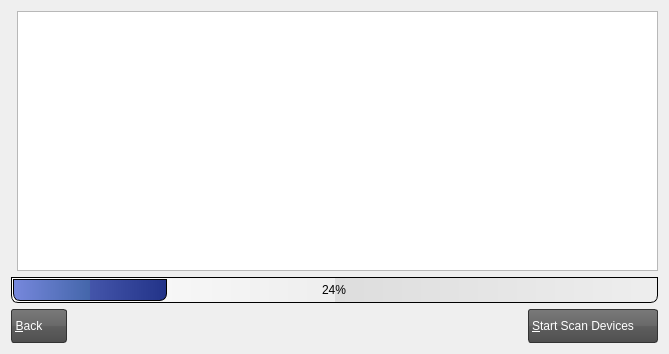
<?xml version="1.0" encoding="UTF-8"?>
<ui version="4.0">
 <author>Ederson Moura &lt;ederson.moura@resource.com.br&gt;</author>
 <class>SearchDevices</class>
 <widget class="QWidget" name="SearchDevices">
  <property name="geometry">
   <rect>
    <x>0</x>
    <y>0</y>
    <width>669</width>
    <height>354</height>
   </rect>
  </property>
  <property name="windowTitle">
   <string>Search Devices</string>
  </property>
  <property name="windowIcon">
   <iconset resource="../images.qrc">
    <normaloff>:/res/images/app-icon.png</normaloff>:/res/images/app-icon.png</iconset>
  </property>
  <property name="styleSheet">
   <string notr="true">QLineEdit {
    border: 2px solid #333333;
    border-radius: 3px;
    padding: 1px 23px 1px 3px;
}

QPushButton:hover, QToolButton:hover {
    background: qlineargradient(x1 : 0, y1 : 0, x2 : 0, y2 :   1, stop :   0.0 #ffd9aa, stop : 0.5 #ffbb6e, stop : 0.55 #feae42, stop : 1.0 #fedb74);
}

QPushButton {
    border: 1px solid #333333;
    border-radius: 3px;
    padding: 1px 23px 1px 3px;
	background: qlineargradient(x1:0, y1:0, x2:0, y2:1, stop:0 #797979, stop:0.48 #696969, stop:0.52 #5e5e5e, stop:1 #4f4f4f);
    color: white;
    font: bold large &quot;Arial&quot;;
    height: 30px;
}

QPushButton:pressed {
    background: qlineargradient(x1 : 0, y1 : 0, x2 : 0, y2 :   1, stop :   0.0 #c0dbff, stop : 0.5 #cfd26f, stop : 0.55 #c7df6f, stop : 1.0 #f5f9ff);
    padding-top: 2px;
    padding-left: 3px;
}

QPushButton:on {
    background: qlineargradient(x1 : 0, y1 : 0, x2 : 0, y2 :   1, stop :   0.0 #5AA72D, stop : 0.5 #B3E296, stop : 0.55 #B3E296, stop : 1.0 #f5f9ff);
    padding-top: 2px;
    padding-left: 3px;
}

QPushButton:disabled {
    background: transparent #aeaeae;
    padding-top: 2px;        
    padding-left: 3px;
    color: black;
}

QToolButton {
    border: 1px solid #333333;
    border-radius: 3px;
	background: qlineargradient(x1:0, y1:0, x2:0, y2:1, stop:0 #797979, stop:0.48 #696969, stop:0.52 #5e5e5e, stop:1 #4f4f4f);
}

QProgressBar {
    border: 1px solid black;
    text-align: center;
    padding: 1px;
    border-bottom-right-radius: 7px;
    border-bottom-left-radius: 7px;
    background: QLinearGradient( x1: 0, y1: 0, x2: 1, y2: 0, stop: 0 #fff, stop: 0.4999 #eee, stop: 0.5 #ddd, stop: 1 #eee );
    width: 15px;
}

QProgressBar::chunk {
    background: QLinearGradient( x1: 0, y1: 0, x2: 1, y2: 0,stop: 0 #78d,stop: 0.4999 #46a,stop: 0.5 #45a,stop: 1 #238 );
    border-bottom-right-radius: 7px;
    border-bottom-left-radius: 7px;
    border: 1px solid black;
}

QLCDNumber {
    background-color:black;
    color:green;
    font: bold large &quot;Arial&quot;;
    height: 30px;
}

QTabWidget, QStackedWidget {
    background: none;
    color: white;
    font: bold large &quot;Arial&quot;;
    height: 30px;
}

QTabWidget QWidget {
    /*background-color: lightblue;*/
}

QTabWidget::pane {
    border: 0px;
    top: 0.1em;
    border-width: 1px;
    border-style: solid;
    border-color: grey;
}

QTabBar::tab {
    width: 150px;
    margin-left: 0.5;
    margin-right: 0.5;
    border: 1px solid #7a7a7a;
    border-top-left-radius: 4px;
    border-top-right-radius: 4px;
    padding: 15px 19px 15px 19px;
}

QTabBar::tab:!selected {
   margin-top: 2px;
}

QTabBar::tab:selected {
    margin-top: -1px;
   /*background-color: grey;*/
   background: qlineargradient(x1:0, y1:0, x2:0, y2:1, stop:0 #797979, stop:0.48 #696969, stop:0.52 #5e5e5e, stop:1 #4f4f4f);
    borderwidth: 2px;
    color: white;
}

QTabBar::tab:hover {
    text-decoration: underline;
     background: qlineargradient(x1 : 0, y1 : 0, x2 : 0, y2 :   1, stop :   0.0 #ffd9aa, stop : 0.5 #ffbb6e, stop : 0.55 #feae42, stop :   1.0 #fedb74);
}

QTabBar::tab::bottom {
    border-bottom-left-radius: 4px;
    border-bottom-right-radius: 4px;
    border-top-left-radius: 0px;
    border-top-right-radius: 0px;
    padding: 15px 19px 15px 19px;
}

QComboBox {
	border: 1px solid #333333;
	border-radius: 3px;
	background: qlineargradient(x1:0, y1:0, x2:0, y2:1, stop:0 #797979, stop:0.48 #696969, stop:0.52 #5e5e5e, stop:1 #4f4f4f);
	padding: 1px 23px 1px 3px;
	min-width: 6em;
    color: white;
    font: bold large &quot;Arial&quot;;
    height: 30px;
}

QComboBox:hover {
    text-decoration: underline;
     background: qlineargradient(x1 : 0, y1 : 0, x2 : 0, y2 :   1, stop :   0.0 #ffd9aa, stop : 0.5 #ffbb6e, stop : 0.55 #feae42, stop :   1.0 #fedb74);
}

QComboBox::drop-down {
	subcontrol-origin: padding;
	subcontrol-position: top right;
	width: 20px;
 
	border-top-right-radius: 3px;
	border-bottom-right-radius: 3px;
}

QComboBox::down-arrow {
     image: url(:res/images/combo-arrow-down.png);
}
 
QComboBox QAbstractView{
	background-color: #4f4f4f;
	color: #999999;
	selection-background-color: #999999;
	selection-color: #4f4f4f;
}
</string>
  </property>
  <layout class="QGridLayout" name="gridLayout_2">
   <item row="0" column="0">
    <layout class="QVBoxLayout" name="verticalLayout"/>
   </item>
   <item row="0" column="1">
    <widget class="QPlainTextEdit" name="plainTextEdit">
     <property name="readOnly">
      <bool>true</bool>
     </property>
    </widget>
   </item>
   <item row="1" column="0" colspan="2">
    <widget class="QProgressBar" name="progressBar">
     <property name="value">
      <number>24</number>
     </property>
    </widget>
   </item>
   <item row="2" column="0" colspan="2">
    <layout class="QGridLayout" name="gridLayout">
     <item row="0" column="0">
      <widget class="QPushButton" name="pushButtonBack">
       <property name="text">
        <string>&amp;Back</string>
       </property>
       <property name="icon">
        <iconset resource="../images.qrc">
         <normaloff>:/res/images/back-run.png</normaloff>:/res/images/back-run.png</iconset>
       </property>
       <property name="iconSize">
        <size>
         <width>35</width>
         <height>35</height>
        </size>
       </property>
      </widget>
     </item>
     <item row="0" column="1">
      <spacer name="horizontalSpacer">
       <property name="orientation">
        <enum>Qt::Horizontal</enum>
       </property>
       <property name="sizeHint" stdset="0">
        <size>
         <width>408</width>
         <height>31</height>
        </size>
       </property>
      </spacer>
     </item>
     <item row="0" column="2">
      <widget class="QPushButton" name="pushButtonOk">
       <property name="text">
        <string>&amp;Start Scan Devices</string>
       </property>
       <property name="icon">
        <iconset resource="../images.qrc">
         <normaloff>:/res/images/serial-scanner.png</normaloff>:/res/images/serial-scanner.png</iconset>
       </property>
       <property name="iconSize">
        <size>
         <width>35</width>
         <height>35</height>
        </size>
       </property>
      </widget>
     </item>
    </layout>
   </item>
  </layout>
 </widget>
 <resources>
  <include location="../images.qrc"/>
 </resources>
 <connections/>
</ui>
